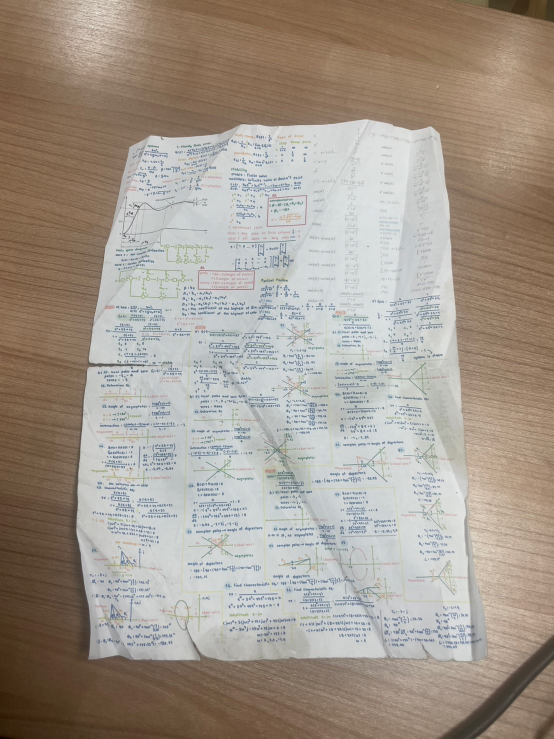
#> input picture TestDoc/Document-Scanner-master/images/Scrap2.jpg, 1108 x 1477 px, given in place of the camera (shown at 1/2 size)
$ python scan.py
#> lines starting #> are read from the running program, lines starting #| are printed output that depends on the picture; after the words box and inside, x2 and y2 are one past the last pixel; in counts of white or black regions, pixels touching at a corner belong together
#> further down, frame is the input picture: shape (1477, 1108, 3); mean B, G, R 142.9, 153.8, 164
"""
--------------------------
Real-Time Document Scanner
--------------------------
An OpenCV-based document scanner that detects documents in real-time.
- Auto-detects and crops documents using OpenCV.
- Displays "Edged" image in real-time for detection feedback.
- Press 'G' to manually select four corners from the last real-time frame.
- Press 'B' to save the latest auto-detected document as a static image.
- Press 'ESC' to exit.
"""

import cv2
import numpy as np

# Global variables
manual_points = []
image_for_selection = None
manual_mode = False
saved_image = None
latest_scanned_document = None
last_real_time_frame = None

# Function to order points for perspective transformation
def order_points(pts):
    rect = np.zeros((4, 2), dtype="float32")
    s = pts.sum(axis=1)
    diff = np.diff(pts, axis=1)
    rect[0] = pts[np.argmin(s)]  # Top-left
    rect[2] = pts[np.argmax(s)]  # Bottom-right
    rect[1] = pts[np.argmin(diff)]  # Top-right
    rect[3] = pts[np.argmax(diff)]  # Bottom-left
    return rect

# Function to apply four-point perspective transformation
def four_point_perspective_transform(image, pts):
    rect = order_points(pts)
    (tl, tr, br, bl) = rect
    widthA = np.linalg.norm(br - bl)
    widthB = np.linalg.norm(tr - tl)
    maxWidth = max(int(widthA), int(widthB))
    heightA = np.linalg.norm(tr - br)
    heightB = np.linalg.norm(tl - bl)
    maxHeight = max(int(heightA), int(heightB))

    dst = np.array([
        [0, 0],
        [maxWidth - 1, 0],
        [maxWidth - 1, maxHeight - 1],
        [0, maxHeight - 1]
    ], dtype="float32")

    M = cv2.getPerspectiveTransform(rect, dst)
    return cv2.warpPerspective(image, M, (maxWidth, maxHeight))

# Mouse callback function for manual point selection
def select_points(event, x, y, flags, param):
    global manual_points, image_for_selection
    if event == cv2.EVENT_LBUTTONDOWN:
        if len(manual_points) < 4:
            manual_points.append((x, y))
            cv2.circle(image_for_selection, (x, y), 5, (0, 255, 0), -1)
            cv2.imshow("Select 4 Points", image_for_selection)

# Function to detect document in a frame
def detect_document(frame):
    height = 800
    ratio = frame.shape[0] / float(height)
#> ratio = 1.85
    resized_width = int(frame.shape[1] / ratio)
#> resized_width = 600
    resized_image = cv2.resize(frame, (resized_width, height))
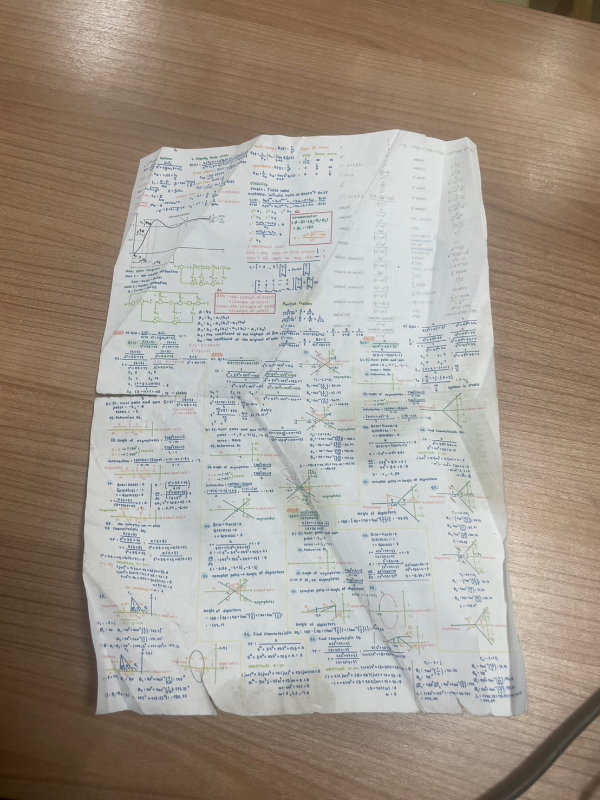
#> resized_image: shape (800, 600, 3); mean B, G, R 142.8, 153.7, 163.8

    gray = cv2.cvtColor(resized_image, cv2.COLOR_BGR2GRAY)
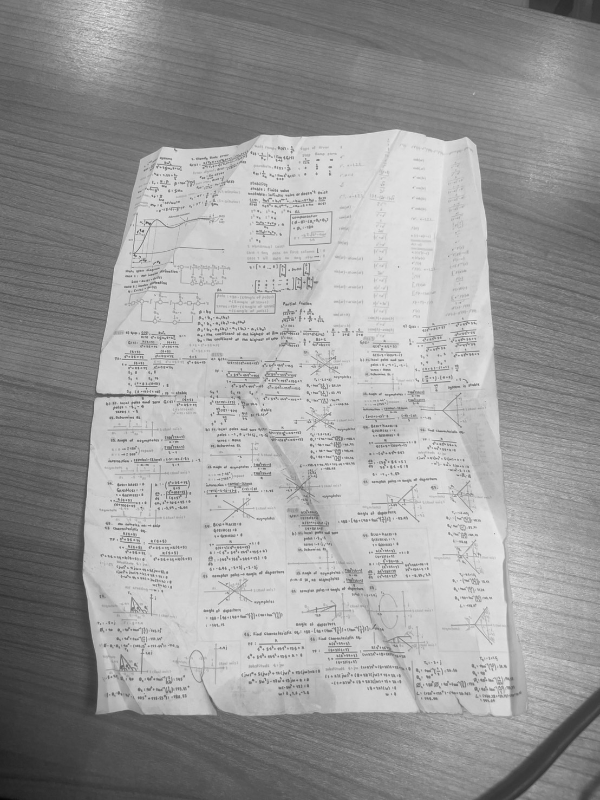
#> gray: shape (800, 600); min 5, max 234, mean 155.5
    blurred = cv2.GaussianBlur(gray, (5, 5), 0)
    edges = cv2.Canny(blurred, 75, 200)
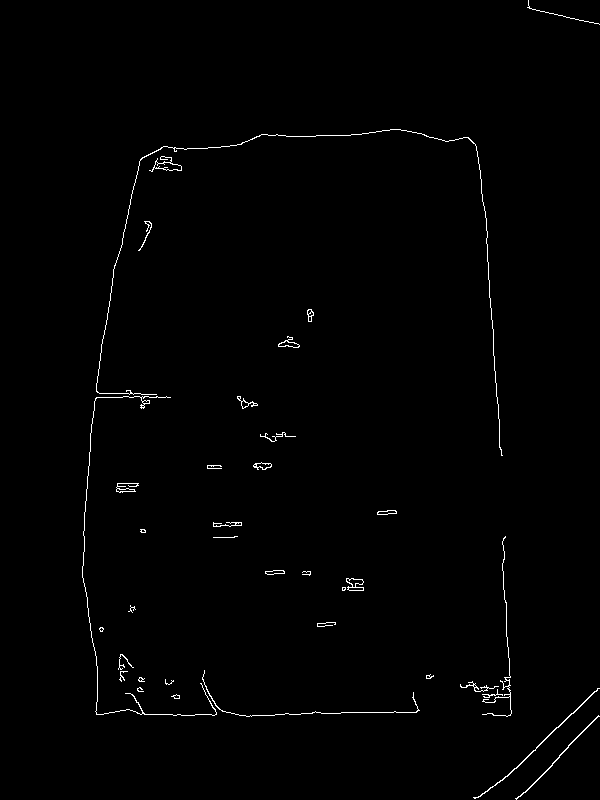
#> edges: shape (800, 600); 0.83% white in thin lines or dots, all inside (x1, y1, x2, y2) = (82, 0, 600, 800)

    contours, _ = cv2.findContours(edges.copy(), cv2.RETR_LIST, cv2.CHAIN_APPROX_SIMPLE)
#> contours = 61 contours, 35 with area under 20; largest, box (x1, y1, x2, y2) and area: (149, 156, 182, 172) 166, (154, 161, 182, 171) 152, (346, 578, 364, 591) 134, (473, 688, 600, 799) 107, (278, 336, 300, 348) 87
    contours = sorted(contours, key=cv2.contourArea, reverse=True)[:5]
#> contours = 5 contours; box (x1, y1, x2, y2) and area: (149, 156, 182, 172) 166, (154, 161, 182, 171) 152, (346, 578, 364, 591) 134, (473, 688, 600, 799) 107, (278, 336, 300, 348) 87

    for c in contours:
        peri = cv2.arcLength(c, True)
        approx = cv2.approxPolyDP(c, 0.02 * peri, True)
        if len(approx) == 4:
            screenCnt = approx.reshape(4, 2) * ratio
            return screenCnt.astype(int), edges
#> this loop made 5 passes
#> peri on passes 1, 2, 3, 5: 144.3, 89.01, 81.46, 76.28
#> (peri, approx) on pass 4: (345.5, [[599, 688], [473, 797]])

    return None, edges

# Initialize webcam
cap = cv2.VideoCapture(1)

while True:
    ret, frame = cap.read()
    if not ret:
        print("Error: Could not read frame.")
        break

    last_real_time_frame = frame.copy()

    # Detect document
    screenCnt, edged_image = detect_document(frame)

    if screenCnt is not None:
        latest_scanned_document = four_point_perspective_transform(frame, screenCnt)
        cv2.imshow("Scanned Document", latest_scanned_document)

    # Draw instruction text
    cv2.putText(frame, "Press G to Manual Crop", (10, 30), cv2.FONT_HERSHEY_SIMPLEX, 0.7, (0, 255, 0), 2)  # Green
    cv2.putText(frame, "Press B to Select Auto", (10, 60), cv2.FONT_HERSHEY_SIMPLEX, 0.7, (255, 0, 0), 2)  # Blue
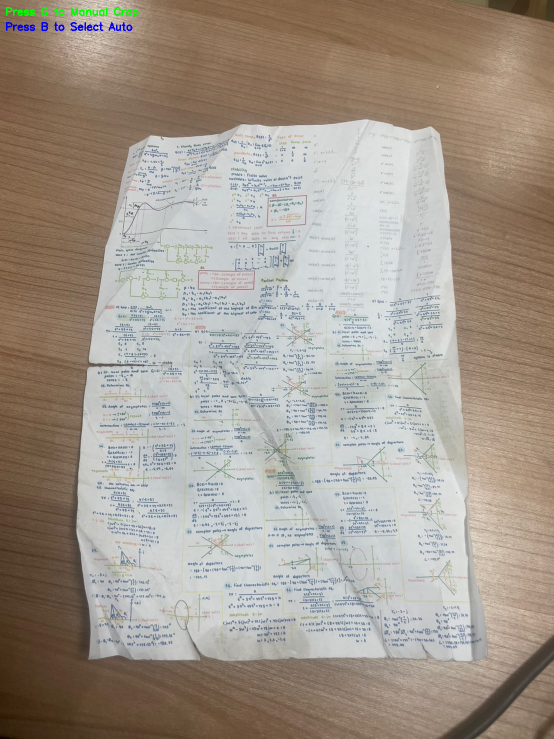
#> frame: shape (1477, 1108, 3) (shown at 1/2 size); mean B, G, R 142.9, 153.8, 163.6

    # Show frames
    cv2.imshow("Real-Time Scanner", frame)
    cv2.imshow("Edged", edged_image)

    key = cv2.waitKey(1) & 0xFF
#> (key Esc is pressed here)

    if key == ord('b'):
        if latest_scanned_document is not None:
            saved_image = latest_scanned_document.copy()
            cv2.imshow("Saved Document", saved_image)

    if key == ord('g'):
        manual_mode = True
        image_for_selection = last_real_time_frame.copy()
        manual_points = []

        # Show the real-time frame for manual selection
        cv2.imshow("Select 4 Points", image_for_selection)
        cv2.setMouseCallback("Select 4 Points", select_points)

        # Wait for user to select 4 points
        while True:
            cv2.waitKey(1)
            if len(manual_points) == 4:
                break

        screenCnt = np.array(manual_points, dtype="float32")
        latest_scanned_document = four_point_perspective_transform(image_for_selection, screenCnt)

        # Display the manually cropped document as a static image
        cv2.imshow("Manually Scanned Document", latest_scanned_document)

        manual_mode = False

    elif key == 27:
        break

cap.release()
cv2.destroyAllWindows()

$ run again, on TestDoc/Document-Scanner-master/images/gagagege.jpg
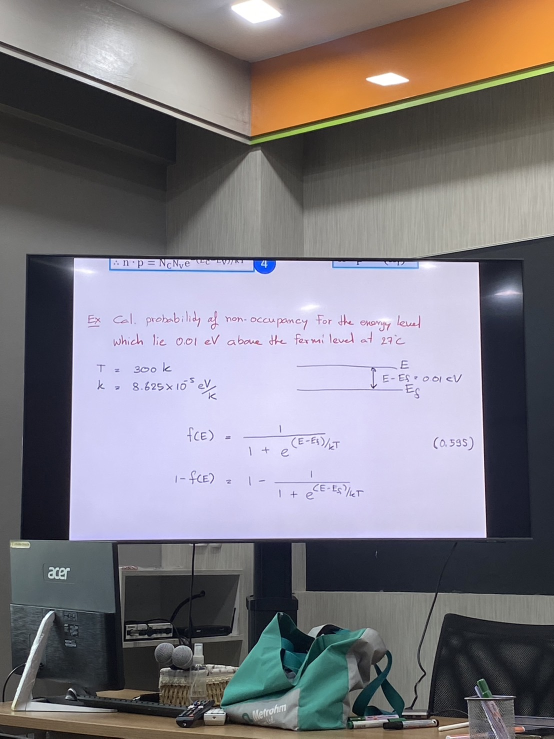
#> input picture TestDoc/Document-Scanner-master/images/gagagege.jpg, 1108 x 1477 px, given in place of the camera (shown at 1/2 size)
#> frame is the input picture: shape (1477, 1108, 3); mean B, G, R 127.7, 121.7, 125.5
#> in detect_document, `edges = cv2.Canny(blurred, 75, 200)`:
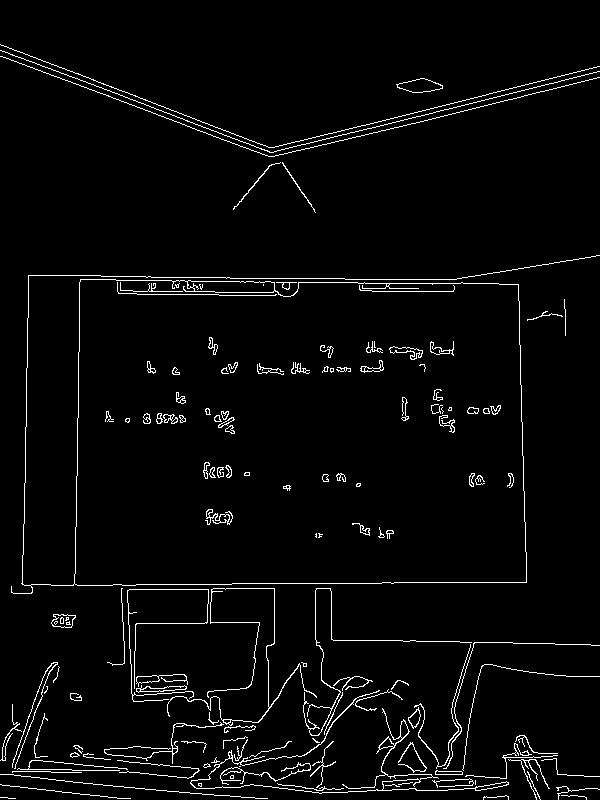
#> edges: shape (800, 600); 3.2% white in thin lines or dots
#> in detect_document, `contours, _ = cv2.findContours(edges.copy(), cv2.RETR_LIST, cv2.CHAIN_..`: contours = 225 contours, 128 with area under 20; largest, box (x1, y1, x2, y2) and area: (11, 255, 600, 594) 133833, (74, 279, 527, 586) 132908, (187, 280, 275, 293) 884, (190, 690, 509, 794) 455, (396, 78, 443, 93) 410
#> in detect_document, `contours = sorted(contours, key=cv2.contourArea, reverse=True)[:5]`: contours = 5 contours; box (x1, y1, x2, y2) and area: (11, 255, 600, 594) 133833, (74, 279, 527, 586) 132908, (187, 280, 275, 293) 884, (190, 690, 509, 794) 455, (396, 78, 443, 93) 410
#> the loop in detect_document, `for c in contours:` made 2 passes
#> (peri, approx) on pass 2: (1700.6, [[80, 280], [517, 284], [526, 581], [75, 584]])
#> `screenCnt, edged_image = detect_document(frame)`: screenCnt = [[147, 516], [954, 524], [971, 1072], [138, 1078]]
#> s = [663, 1478, 2043, 1216]
#> diff = [369, -430, 101, 940]
#> rect = [[147, 516], [954, 524], [971, 1072], [138, 1078]]
#> tl = [147, 516]; tr = [954, 524]; br = [971, 1072]; bl = [138, 1078]
#> widthA = 833
#> widthB = 807
#> maxWidth = 833
#> heightA = 548.3
#> heightB = 562.1
#> maxHeight = 562
#> dst = [[0, 0], [832, 0], [832, 561], [0, 561]]
#> M = [[1.03, 0.0165, -160.2], [-0.0105, 1.06, -544.1], [-3.18e-05, 5.93e-05, 1]]
#> `cv2.putText(frame, "Press B to Select Auto", (10, 60), cv2.FONT_HERSHE..`:
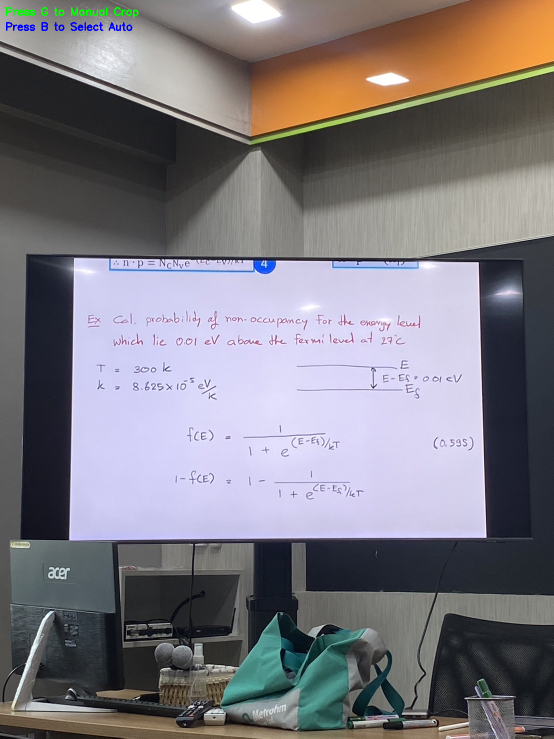
#> frame: shape (1477, 1108, 3) (shown at 1/2 size); mean B, G, R 127.7, 121.7, 125.2

$ run again, on TestDoc/Document-Scanner-master/images/scrapIMg.jpg
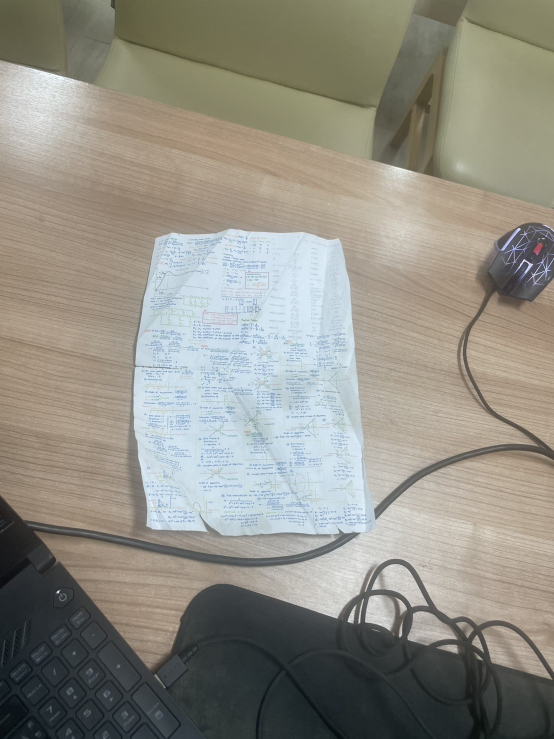
#> input picture TestDoc/Document-Scanner-master/images/scrapIMg.jpg, 1108 x 1477 px, given in place of the camera (shown at 1/2 size)
#> frame is the input picture: shape (1477, 1108, 3); mean B, G, R 132.8, 142.4, 144.8
#> in detect_document, `edges = cv2.Canny(blurred, 75, 200)`:
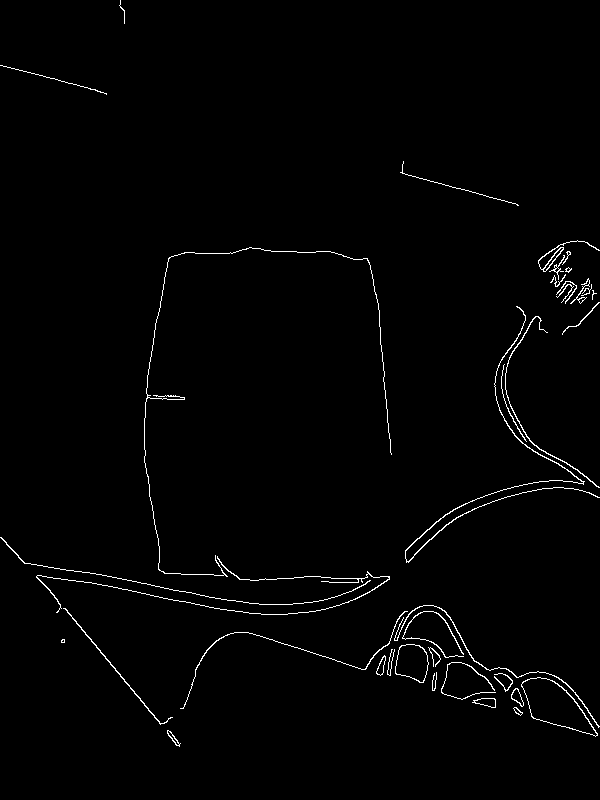
#> edges: shape (800, 600); 1.3% white in thin lines or dots
#> in detect_document, `contours, _ = cv2.findContours(edges.copy(), cv2.RETR_LIST, cv2.CHAIN_..`: contours = 52 contours, 20 with area under 20; largest, box (x1, y1, x2, y2) and area: (521, 677, 598, 737) 2254, (521, 677, 598, 737) 2204, (395, 644, 429, 683) 956, (395, 644, 429, 683) 940, (405, 306, 600, 563) 190
#> in detect_document, `contours = sorted(contours, key=cv2.contourArea, reverse=True)[:5]`: contours = 5 contours; box (x1, y1, x2, y2) and area: (521, 677, 598, 737) 2254, (521, 677, 598, 737) 2204, (395, 644, 429, 683) 956, (395, 644, 429, 683) 940, (405, 306, 600, 563) 190
#> the loop in detect_document, `for c in contours:` made 5 passes
#> peri on passes 1 to 5: 222.6, 220.2, 124.4, 122.1, 1389.4
#> `cv2.putText(frame, "Press B to Select Auto", (10, 60), cv2.FONT_HERSHE..`:
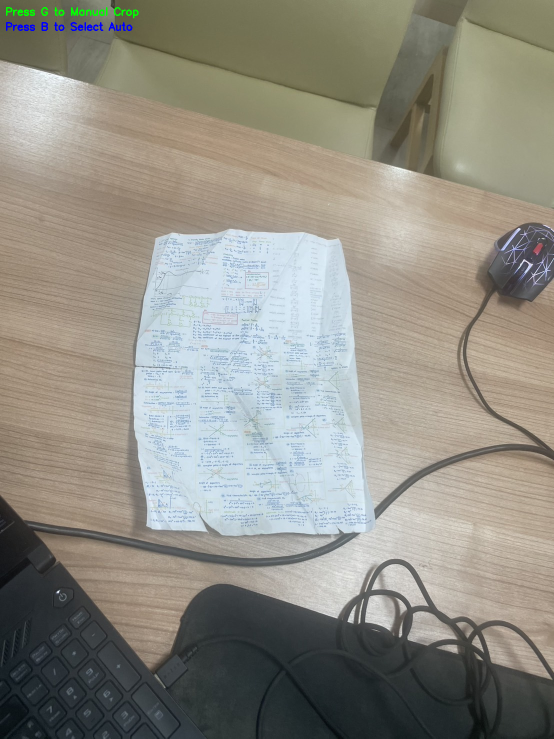
#> frame: shape (1477, 1108, 3) (shown at 1/2 size); mean B, G, R 132.9, 142.5, 144.6
